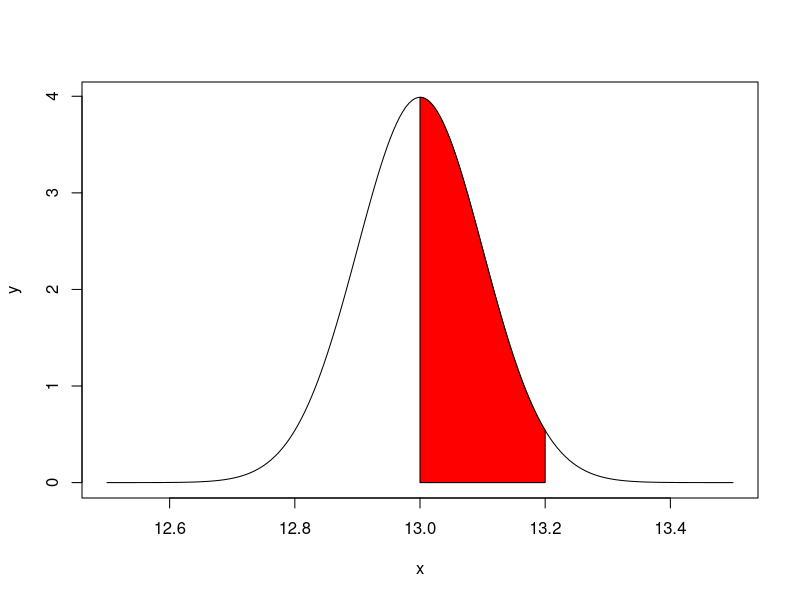
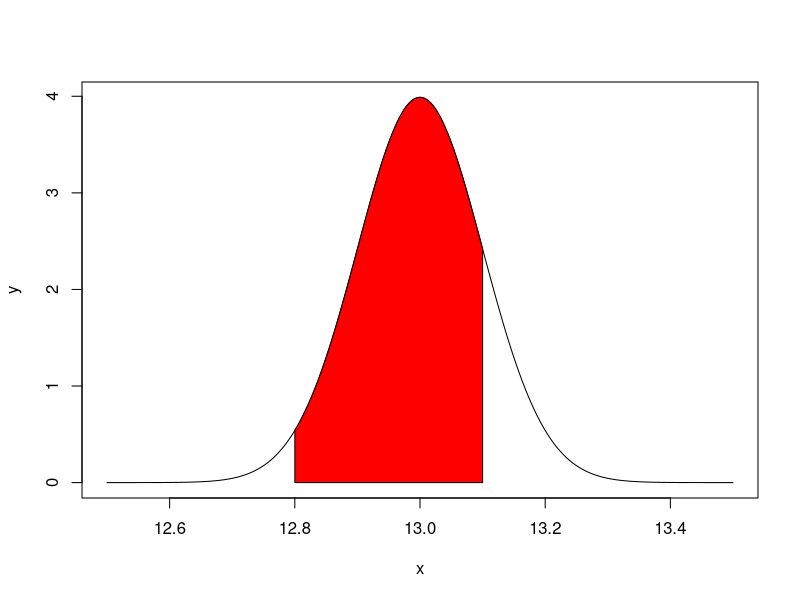
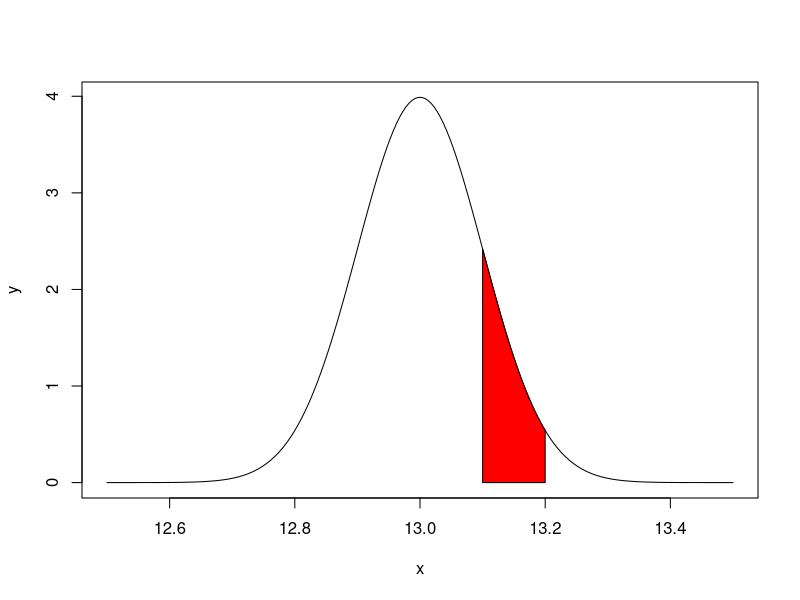

The R source for these figures, in order: (Note: this script raises an error after producing the figures.)
#2
z = (34.5 - 35) / (2.3 / sqrt(40))
print(z)
# two-tailed 5% -> 1.96
# two-tailed 1% -> 2.575
# one-tailed 5% -> 1.645
# as médias são iguais

#3
n = 50
x = 420.4
sigma = 55.7
firmas = 380
z = (x - 408) / (sigma / sqrt(n))
print(z)
# one-tailed 5% -> 1.645
# não é superior

#4
y = 13
sigma = 0.1
prob = pnorm(13.2, mean = 13, sd = 0.1) - pnorm(13, mean = 13, sd = 0.1)
# 0.4772499
# curve(dnorm(x, mean=13,sd=0.1), 12.5, 13.5, add=T, col="blue")
x=seq(12.5,13.5,length=200)
y=dnorm(x,mean=13,sd=0.1)
plot(x,y,type="l")
x=seq(13,13.2,length=100)
y=dnorm(x,mean=13,sd=0.1)
polygon(c(13,x,13.2),c(0,y,0),col="red")

prob2 = pnorm(13.1, mean = 13, sd = 0.1) - pnorm(12.8, mean = 13, sd = 0.1)
x=seq(12.5,13.5,length=200)
y=dnorm(x,mean=13,sd=0.1)
plot(x,y,type="l")
x=seq(12.8,13.1,length=100)
y=dnorm(x,mean=13,sd=0.1)
polygon(c(12.8,x,13.1),c(0,y,0),col="red")

prob3 = pnorm(13.2, mean = 13, sd = 0.1) - pnorm(13.1, mean = 13, sd = 0.1)
x=seq(12.5,13.5,length=200)
y=dnorm(x,mean=13,sd=0.1)
plot(x,y,type="l")
x=seq(13.1,13.2,length=100)
y=dnorm(x,mean=13,sd=0.1)
polygon(c(13.1,x,13.2),c(0,y,0),col="red")

#5
y = 130
sigma = 45
pnorm(90, mean = 130, sd = 45)
pnorm(180, mean = 130, sd = 45) - pnorm(60, mean = 120, sd = 45)

#6
n = 10
x = 85
sd = 15
z.value = 1.645 
média.global.inf = x - 1.645 * 15 / sqrt(n)
média.global.sup = x + 1.645 * 15 / sqrt(n)
média = c(média.global.inf,média.global.sup)
print(média)
# 90% - z = 1.645

#7
y = 300
sigma = 24

z = (310 - 300)/(24 / sqrt(sigma))
# z-valor pra 1% - 2.33
# Como z < 2.33, a média não é maior pra esse nível de significância

#8
y = 45.1
sigma = 0.04
n = 4
forca.inf1 = y - 1.96 * sigma / sqrt(n)
forca.sup1 = y + 1.96 * sigma / sqrt(n)
forca1 = c(forca.inf1,forca.sup1)
print(forca1)
forca.inf2 = y - 2.58 * sigma / sqrt(n)
forca.sup2 = y + 2.58 * sigma / sqrt(n)
forca2 = c(forca.inf2,forca.sup2)
print(forca2)
# 90% - z = 1.645
# 95% - z = 1.96
# 99% - z = 2.58
forca.total1 = 4 *forca1
forca.total2 = 4 *forca2
print(forca.total1)
print(forca.total2)

#9
#duvida

#10
y = 0.05
n = 10
x = 0.053
sd = 0.003
z = (x - y)/(sd/sqrt(n))
# 5%, z = 1.96
# 1%, z = 2.58
# não está adequado

#11 igual a 5

#12
n = 10
x = 75
sd = 15
tempo.inf = x - 1.645 * sd / sqrt(n)
tempo.sup = x + 1.645 * sd / sqrt(n)
tempos = c(tempo.inf,tempo.sup)
print(tempos)
tempo.total = 100 * tempos
# 90% - z = 1.645
# 95% - z = 1.96
# 99% - z = 2.58

#13
rm(list = ls())
vida = c(152.7,
         172.0,
         172.5,
         173.3,
         193.0,
         204.7,
         216.5,
         234.9,
         262.6,
         422.6)
shapiro.test(vida)
# p-valor abaixo de 0.05
mean = mean(vida)
sd = sd(vida)
histogram(vida)
x=seq(0,450,length=200)
y=dnorm(x,mean=mean,sd=sd)
plot(x,y,type="l")
